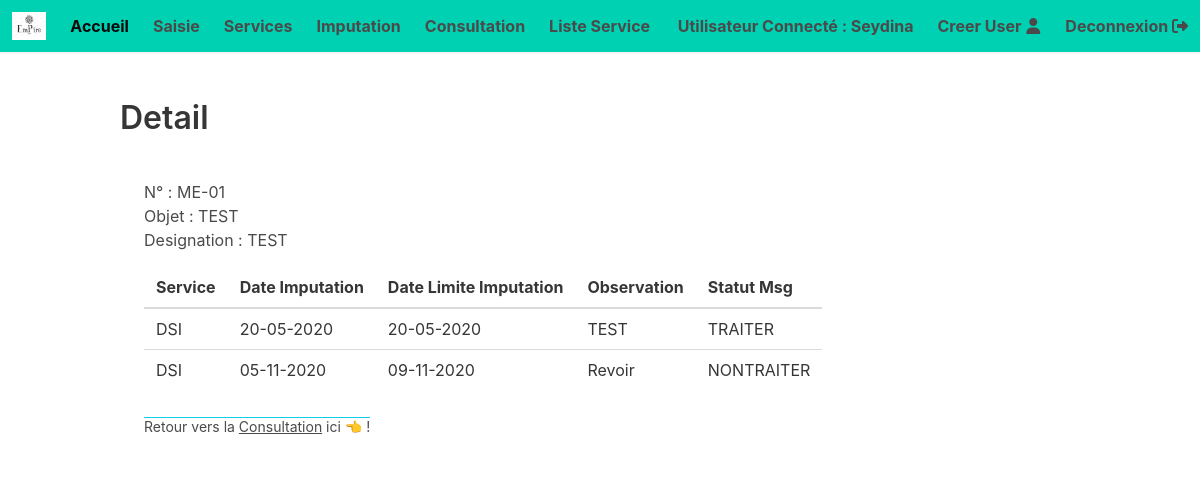
The app's page /1/crdetail/ (signed in) with its own data.
### appcour/models.py (models this page shows, shortened)
class Crmessage(models.Model):
	code_msg = models.CharField(max_length=15)
	designation = models.CharField(max_length=300)
	objet = models.CharField(max_length=300)
	date_courrier = models.DateField()
	date_reception = models.DateField()
	type_message = models.CharField(max_length=100)
	usager_insert = models.CharField(max_length=100, null=True)
	date_insert = models.DateTimeField()
	usager_update = models.CharField(max_length=100, null=True)
	date_update = models.DateTimeField(auto_now=True)

class Crimputation(models.Model):
	date_imput = models.DateField()
	date_lmt_trmt = models.DateField()
	observation = models.TextField(null=True, blank=True)
	statut_msg = models.CharField(max_length=15)
	usager_insert = models.CharField(max_length=100, null=True)
	date_insert = models.DateTimeField()
	usager_update = models.CharField(max_length=100, null=True)
	date_update = models.DateTimeField(auto_now=True)
	crservice = models.ForeignKey(Crservice, on_delete=models.CASCADE)
	crmessage = models.ForeignKey(Crmessage, on_delete=models.CASCADE)

class Crservice(models.Model):
	code_srv = models.CharField(max_length=100)
	nom_service = models.CharField(max_length=100)
	def __str__(self):
		return self.code_srv

### appcour/views.py (the view)
# urls.py: path('<int:crmsgid>/crdetail/', views.crdetail, name='crdetail'),
@login_required
def crdetail(request, crmsgid):
	form = get_object_or_404(Crmessage, pk=crmsgid)
	return render(request, 'appcour/pages/crdetail.html', {'form': form})

### appcour/templates/appcour/pages/crdetail.html (shortened to what this page needs)
{% extends 'appcour/layouts/base.html' %}
{% load static %}
{% load bulma_tags %}
{% block body %}
<section class="hero">
	<div class="hero-body">
		<div class="container">
			<div class="columns is-centered">
				<div class="column">
					<h1 class="title">Detail</h1>
					<div class="notification has-background-white">
						<p>
						<h1> N° : {{ form.code_msg }} </h1>
						<h1> Objet : {{ form.objet }} </h1>
						<h1 style="margin-bottom: 15px;"> Designation : {{ form.designation }} </h1>
						</p>
						<div class="columns">
							<div class="column">
								<table class="table">
									<thead>
										<tr>
											<th>Service</th>
											<th>Date Imputation</th>
											<th>Date Limite Imputation</th>
											<th>Observation</th>
											<th>Statut Msg</th>
										</tr>
									</thead>
									<tbody>
										{% for form in form.crimputation_set.all %}
										<tr>
											<td>{{ form.crservice }}</td>
											<td>{{ form.date_imput|date:'d-m-Y' }}</td>
											<td>{{ form.date_lmt_trmt|date:'d-m-Y' }}</td>
											<td>{{ form.observation }}</td>
											<td>{{ form.statut_msg }}</td>
										</tr>
										{% endfor %}
									</tbody>
								</table>
								<small class="is-bordered" style="border-top: 1px solid #1ce;">
									Retour vers la <a href="{% url 'appcour:crconsultation' %}">Consultation</a> ici 👈 !
								</small>
							</div>
						</div>
					</div>
				</div>
			</div>
		</div>
	</div>
</section>
{% endblock %}

### appcour/templates/appcour/layouts/base.html (shortened to what this page needs)
{% load static %}
{% load bulma_tags %}
<!DOCTYPE html>
<html lang="en">
<head>
	<link rel="stylesheet" type="text/css" href="{% static 'fontawesome/css/all.css' %}">
	<link rel="stylesheet" type="text/css" href="{% static 'fontawesome/css/brands.css' %}">
	<link rel="stylesheet" type="text/css" href="{% static 'fontawesome/css/solid.css' %}">
	<link rel="stylesheet" type="text/css" href="{% static 'fontawesome/css/svg-with-js.css' %}">
	<link rel="stylesheet" type="text/css" href="{% static 'fontawesome/css/v4-shims.css' %}">
	<link rel="stylesheet" href="{% static 'appcour/bulma.css' %}">
	<link rel="stylesheet" href="{% static 'appcour/styles.css' %}">
</head>
<body>
	{% include 'appcour/layouts/nav.html' %}
	{% block body %}{% endblock %}
</body>
</html>

### appcour/templates/appcour/layouts/nav.html (shortened to what this page needs)
{% load static %}
<nav class="navbar has-shadow has-background-primary has-text-weight-bold">
		<div class="navbar-brand">
				<a class="navbar-item" href="{% url 'appcour:home' %}">
					<img src="{% static 'appcour/images/tn_emp_1.png'%}">
				</a>
		</div>
		<div id="navMenu" class="navbar-menu">
			<div class="navbar-start">
				{% if user.is_authenticated %}
				<a href="{% url 'appcour:home' %}" class="navbar-item is-active">Accueil</a>
				{% if perms.appcour.add_crmessage %}
				<a href="{% url 'appcour:crmessage' %}" class="navbar-item">Saisie</a>
				{% endif %}
				<a href="{% url 'appcour:crservice' %}" class="navbar-item">Services</a>
				<a href="{% url 'appcour:crimputation' %}" class="navbar-item">Imputation</a>
				<a href="{% url 'appcour:crconsultation' %}" class="navbar-item">Consultation</a>
				<a href="{% url 'appcour:crservice_list' %}" class="navbar-item">Liste Service</a>
				{% endif %}
			</div>
			<div class="navbar-end">
				{% if user.is_authenticated %}
				<p class="navbar-item">Utilisateur Connecté : {{ user.username|title }}</p>
				{% if perms.auth.add_user %}
				<a href="{% url 'appcour:creeruser' %}" class="navbar-item">
					<div>
					<span>Creer User</span>
					<span class="icon is-small">
						<i class="fa fa-user"></i>
					</span>
					</div>
				</a>
				{% endif %}
				<a href="{% url 'appcour:logout' %}" class="navbar-item">
					<div>
					<span>Deconnexion</span>
					<span class="icon is-small">
						<i class="fa fa-sign-out"></i>
					</span>
					</div>
				</a>
				{% endif %}
			</div>
		</div>
	</nav>

### records on screen
Crmessage: code_msg "ME-01", objet "TEST", designation "TEST"
Crimputation: crservice "DSI", date_imput "20-05-2020", date_lmt_trmt "20-05-2020", observation "TEST", statut_msg "TRAITER"
Crimputation: crservice "DSI", date_imput "05-11-2020", date_lmt_trmt "09-11-2020", observation "Revoir", statut_msg "NONTRAITER"

### other values on screen
{{ user.username|title }} "Seydina"
